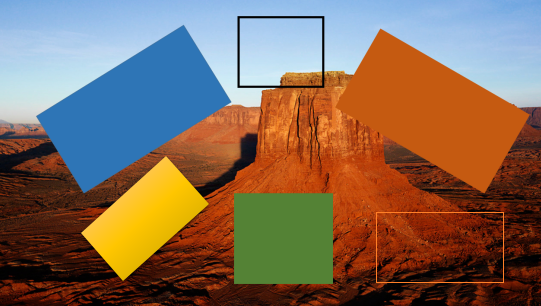
#> input picture Target14.bmp, 541 x 306 px, found by its file name
$ python test16.py   (Python 2 division)   (older library calls are emulated)
#> lines starting #> are read from the running program, lines starting #| are printed output that depends on the picture
# encoding: utf-8
#Harris角点检测算法代码
import cv2
import numpy as np
import matplotlib
import math
from matplotlib import pyplot as plt

#根据一阶锐化算子，求x，y的梯度，显示锐化图像
#读取图片
filename = 'Target14.bmp'
tu = cv2.imread(filename)
#> tu is the input picture: shape (306, 541, 3); mean B, G, R 87.7, 105.5, 130.4

#转换为灰度图
gray = cv2.cvtColor(tu, cv2.COLOR_RGB2GRAY)
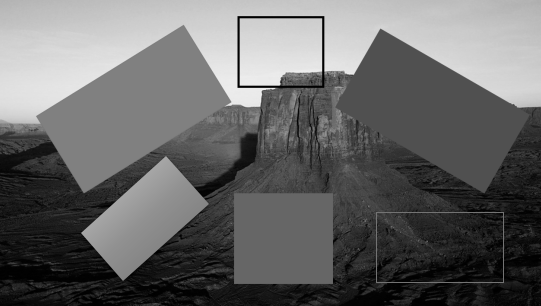
#> gray: shape (306, 541); min 0, max 239, mean 103

#获取图像属性
print '获取图像大小: '
print gray.shape
#| (306, 541)
print '\n'

#打印数组gray
print '灰度图像数组：\n %s \n \n' % (gray)
#> (printed output is left out)

#输出n*n的数组
#print gray[:2,:2]

#转换为矩阵
m = np.matrix(gray)

#计算x方向的梯度的函数（水平方向锐化算子）
delta_h = m
def grad_x(h):
    a = int(h.shape[0])
    b = int(h.shape[1])

    for i in range(a):
        for j in range(b):
            if i-1>=0 and i+1<a and j-1>=0 and j+1<b:
                c = abs(int(h[i-1,j-1]) - int(h[i+1,j-1]) + 2*(int(h[i-1,j]) - int(h[i+1,j])) + int(h[i-1,j+1]) - int(h[i+1,j+1]))
#                print c
                if c>255:
#                    print c
                    c = 255
                delta_h[i,j] = c
            else:
                delta_h[i,j] = 0
    print 'x方向的梯度：\n %s \n' %delta_h
    return delta_h

##计算y方向的梯度的函数（水平方向锐化算子）
def grad_y(h):
    a = int(h.shape[0])
    b = int(h.shape[1])

    for i in range(a):
        for j in range(b):
            if i-1>=0 and i+1<a and j-1>=0 and j+1<b:
                c = abs(int(h[i-1,j-1]) - int(h[i-1,j+1]) + 2*(int(h[i,j-1]) - int(h[i,j+1])) + (int(h[i+1,j-1]) - int(h[i+1,j+1])))  #注意像素不能直接计算，需要转化为整型
#                print c
                if c > 255:
                    c = 255
                delta_h[i,j] = c
            else:
                delta_h[i,j] = 0
    print 'y方向的梯度：\n %s \n' %delta_h
    return delta_h

# Laplace 算子
img_laplace = cv2.Laplacian(gray, cv2.CV_64F, ksize=3)
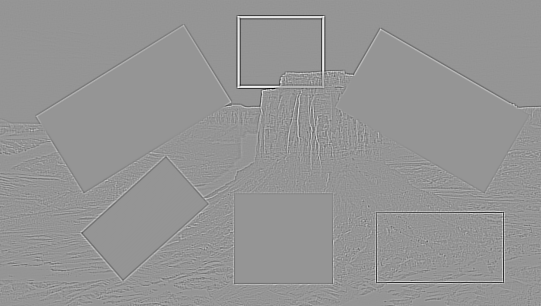
#> img_laplace: shape (306, 541) float64; min -1254, max 892, mean 0; drawn with min black and max white

dx = np.array(grad_x(gray))
#> after the loop in grad_x, `for i in range(a):`:
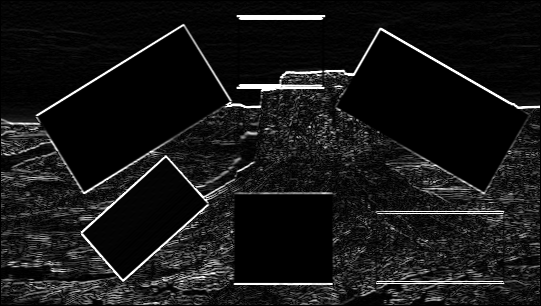
#> delta_h: shape (306, 541); min 0, max 255, mean 22.9
#> (printed output is left out)
dy = np.array(grad_y(gray))
#> after the loop in grad_y, `for i in range(a):`:
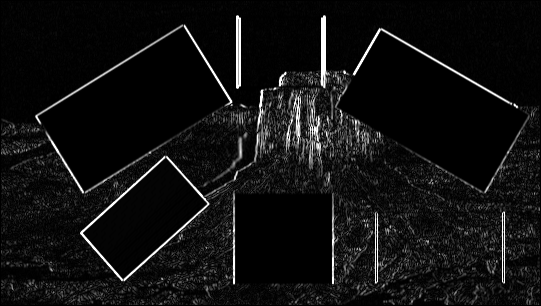
#> delta_h: shape (306, 541); min 0, max 255, mean 16.7
#> (printed output is left out)

#dxy = dx + dy
#print 'dxy1:'
#print dxy

A = dx * dx
B = dy * dy
C = dx * dy

print A
#> (printed output is left out)
print B
#> (printed output is left out)
print C
#> (printed output is left out)

A1 = A
B1 = B
C1 = C

A1 = cv2.GaussianBlur(A1,(3,3),1.5)
B1 = cv2.GaussianBlur(B1,(3,3),1.5)
C1 = cv2.GaussianBlur(C1,(3,3),1.5)
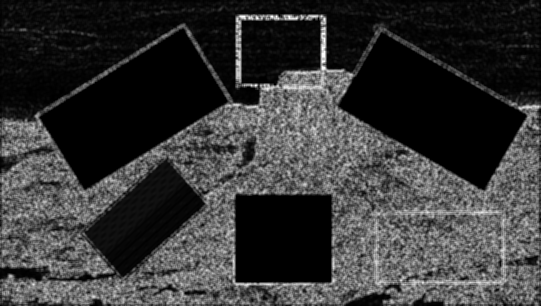
#> C1: shape (306, 541); min 0, max 255, mean 54.7

print A1
#> (printed output is left out)
print B1
#> (printed output is left out)
print C1
#> (printed output is left out)

a = int(gray.shape[0])
#> a = 306
b = int(gray.shape[1])
#> b = 541

R = np.zeros(gray.shape)
for i in range(a):
    for j in range(b):
        M = [[A1[i,j],C1[i,j]],[C1[i,j],B1[i,j]]]

        R[i,j] = np.linalg.det(M) - 0.06 * (np.trace(M)) * (np.trace(M))
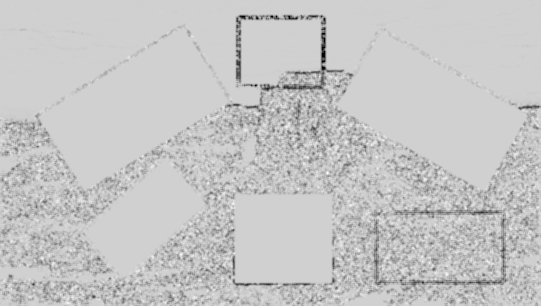
#> R: shape (306, 541) float64; min -65023, max 14612.2, mean -3122.8; drawn with min black and max white

print R
#> (printed output is left out)

cv2.namedWindow('R',cv2.WINDOW_NORMAL)
cv2.imshow('R',R)
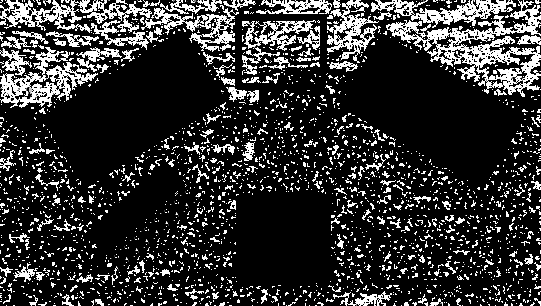
#> window 'R': shape (306, 541); min 0, max 255, mean 49.6

cv2.waitKey(0)
cv2.destroyAllWindows()

$ run again, with Target1.bmp copied over Target14.bmp
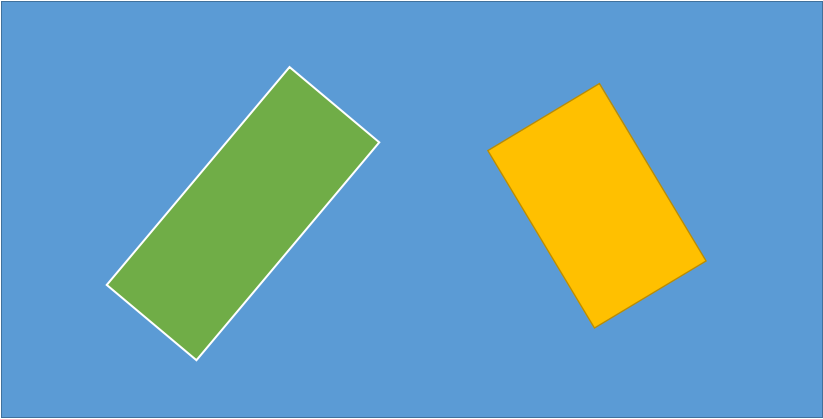
#> input picture Target1.bmp, 823 x 419 px, found by its file name
#> tu is the input picture: shape (419, 823, 3); mean B, G, R 182.7, 160.3, 107.4
#| (419, 823)
#> (printed output is left out)
#> (printed output is left out)
#> (printed output is left out)
#> (printed output is left out)
#> (printed output is left out)
#> (printed output is left out)
#> (printed output is left out)
#> (printed output is left out)
#> (printed output is left out)
#> after the loop `for i in range(a):`:
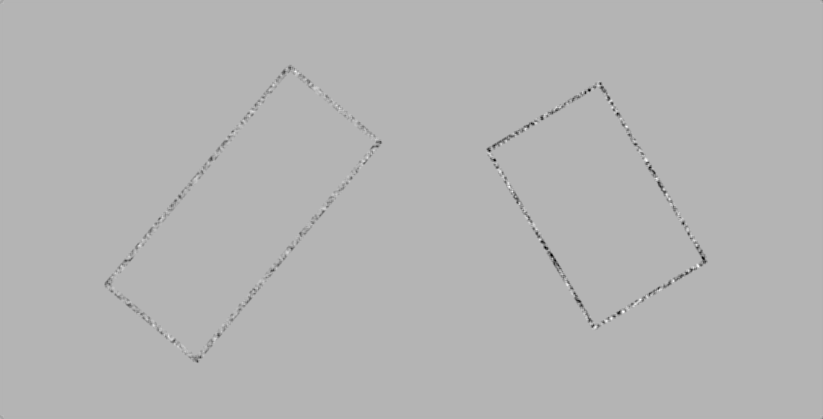
#> R: shape (419, 823) float64; min -27160, max 11119.4, mean -85.7; drawn with min black and max white
#> (printed output is left out)
#> `cv2.imshow('R',R)`:
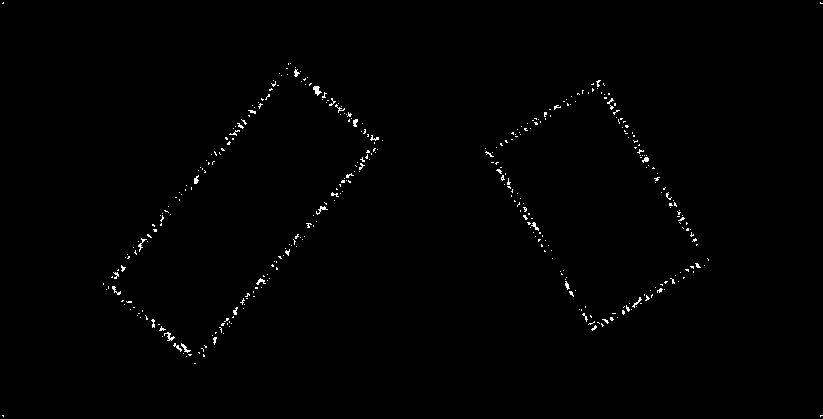
#> window 'R': shape (419, 823); min 0, max 255, mean 1.7
